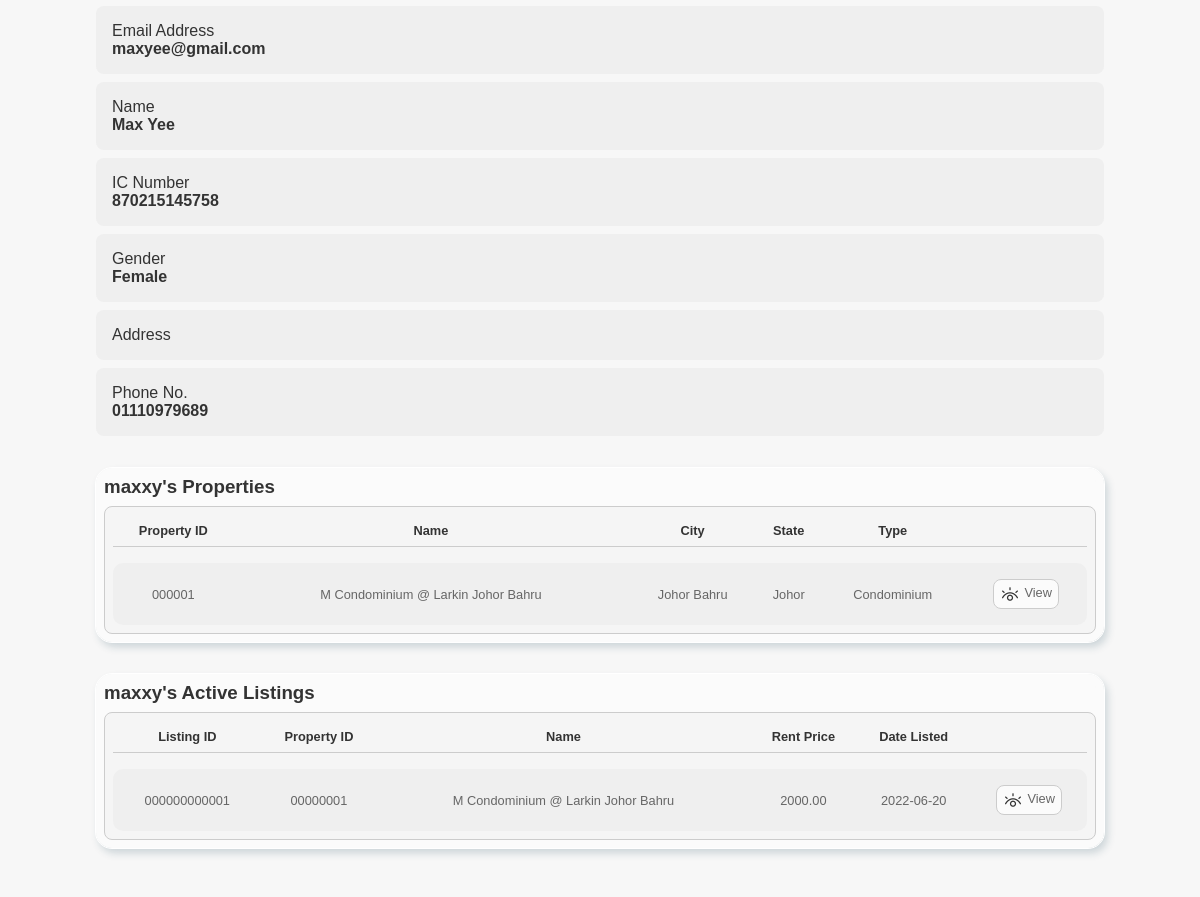
Page /landlord-details.php?id=1 (signed in, middle part) on the earlier database version.
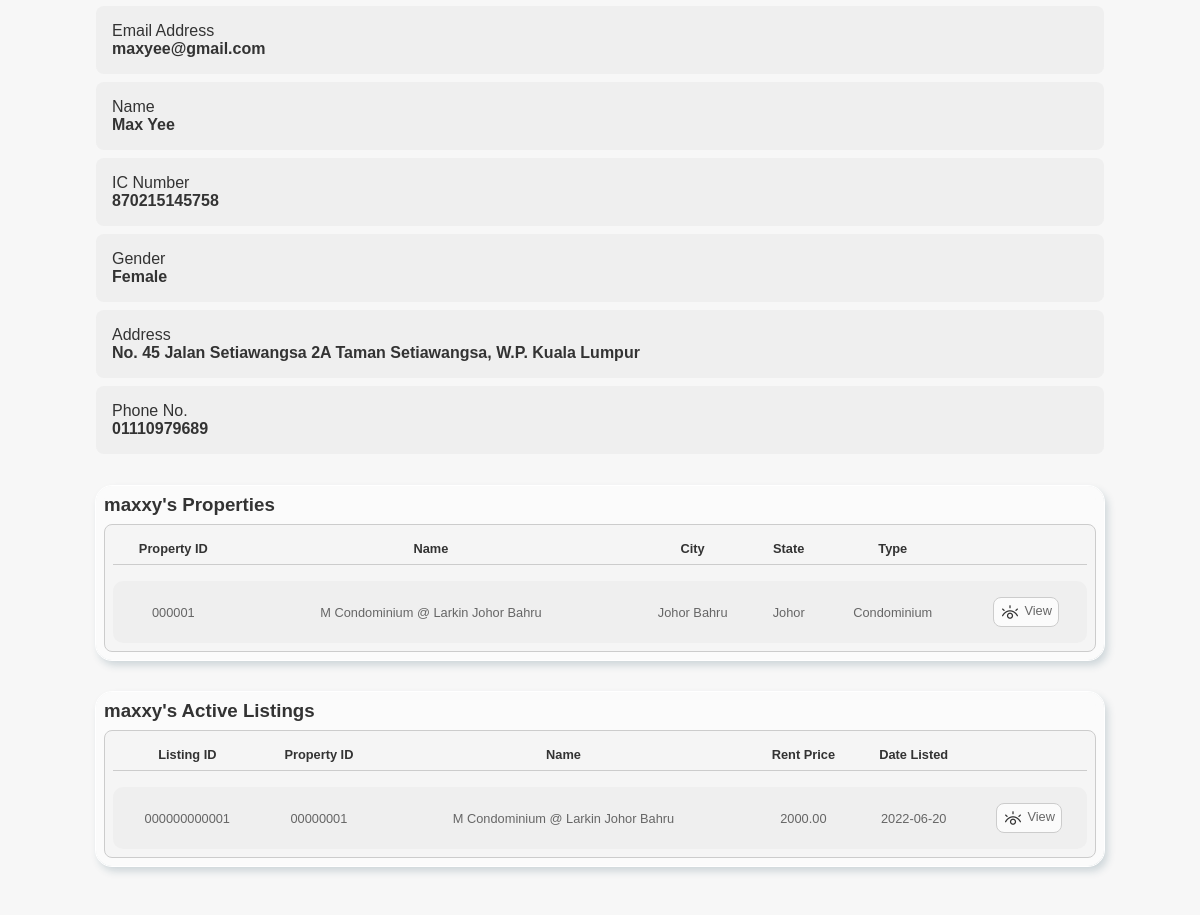
Same page on the later database version.
### tables this page shows
CREATE TABLE `landlord` (
  `landlordRegNo` int(6) NOT NULL,
  `userID` int(10) NOT NULL,
  `administratorID` int(4) NOT NULL
);

CREATE TABLE `user` (
  `userID` int(10) NOT NULL,
  `userName` varchar(32) NOT NULL,
  `userEmail` varchar(256) NOT NULL,
  `userPassword` varchar(256) NOT NULL,
  `userType` char(1) NOT NULL DEFAULT 'T',
  `userFName` varchar(32) NOT NULL,
  `userLName` varchar(32) NOT NULL,
  `userIC` varchar(12) NOT NULL,
  `userGender` char(1) NOT NULL,
  `userAddress` varchar(512) NOT NULL,
  `userPhoneNo` varchar(12) NOT NULL
);

### landlord-details.php (the view, shortened to what the changed rows need)
<?php
  $reg_no = $_GET['id'];
  include("dbconnect.php");
  $sql = "SELECT *
          FROM landlord, user
          WHERE landlord.userID = user.userID AND landlordRegNo = '$reg_no'";
  $result = mysqli_query($connect, $sql) or die ("Error: ".mysqli_error());
  $landlord = mysqli_fetch_assoc($result);
?>
<!DOCTYPE html>
<html>
  <body id="property">
    <div class="default-container container-margin">
      <div class="request-details">
        <label>Email Address</label>
        <p><?php echo $landlord['userEmail'] ?></p>
      </div>
      <div class="request-details">
        <label>Name</label>
        <p><?php echo $landlord['userFName'] . " " . $landlord['userLName'] ?></p>
      </div>
      <div class="request-details">
        <label>IC Number</label>
        <p><?php echo $landlord['userIC'] ?></p>
      </div>
      <div class="request-details">
        <label>Address</label>
        <p><?php echo $landlord['userAddress'] ?></p>
      </div>
      <div class="request-details">
        <label>Phone No.</label>
        <p><?php echo $landlord['userPhoneNo'] ?></p>
      </div>
      <div class="landlord-property-container">
        <h3><?php echo $landlord['userName'] ?>'s Properties</h3>
        <div class="dashboard-table-content">
          <?php
          include("dbconnect.php");
            $sql = "SELECT *
                    FROM property
                    WHERE landlordRegNo = '$reg_no'";
            $result = mysqli_query($connect, $sql) or die ("Error: ".mysqli_error());
            $numrows = mysqli_num_rows($result);
            if ($numrows > 0) {
          ?>
              <div class="dashboard-table">
                <table>
                  <tr class="no-hover">
                    <th>Property ID</th>
                    <th>Name</th>
                    <th>City</th>
                    <th>State</th>
                    <th>Type</th>
                    <th></th>
                  </tr>
                  <tr class="no-hover"><th class="th-border" colspan="6"></th></tr>
                </table>
              </div>
          <?php
            }
          ?>
        </div>
      </div>
      <div class="landlord-property-container">
        <h3><?php echo $landlord['userName'] ?>'s Active Listings</h3>
        <div class="dashboard-table-content">
          <?php
          include("dbconnect.php");
            $sql = "SELECT listingID, listing.propertyID, prop.propertyName, prop.rentPrice, listingTimestamp
                    FROM listing
                    LEFT JOIN (
                        SELECT *
                        FROM property
                        WHERE property.landlordRegNo = '$reg_no'
                    ) AS prop ON listing.propertyID = prop.propertyID
                    WHERE listing.propertyID = prop.propertyID";
            $result = mysqli_query($connect, $sql) or die ("Error: ".mysqli_error());
            $numrows = mysqli_num_rows($result);
            if ($numrows > 0) {
          ?>
              <div class="dashboard-table">
                <table>
                  <tr class="no-hover">
                    <th>Listing ID</th>
                    <th>Property ID</th>
                    <th>Name</th>
                    <th>Rent Price</th>
                    <th>Date Listed</th>
                    <th></th>
                  </tr>
                  <tr class="no-hover"><th class="th-border" colspan="6"></th></tr>
                </table>
              </div>
          <?php
            }
          ?>
        </div>
      </div>
      <br>
    </div>
  </body>
</html>

Differences in the rows shown:
changed through a linked row, landlord "maxxy": userID.userAddress (not shown) → "No. 45 Jalan Setiawangsa 2A Taman Setiawangsa, W.P. Kuala Lumpur"
